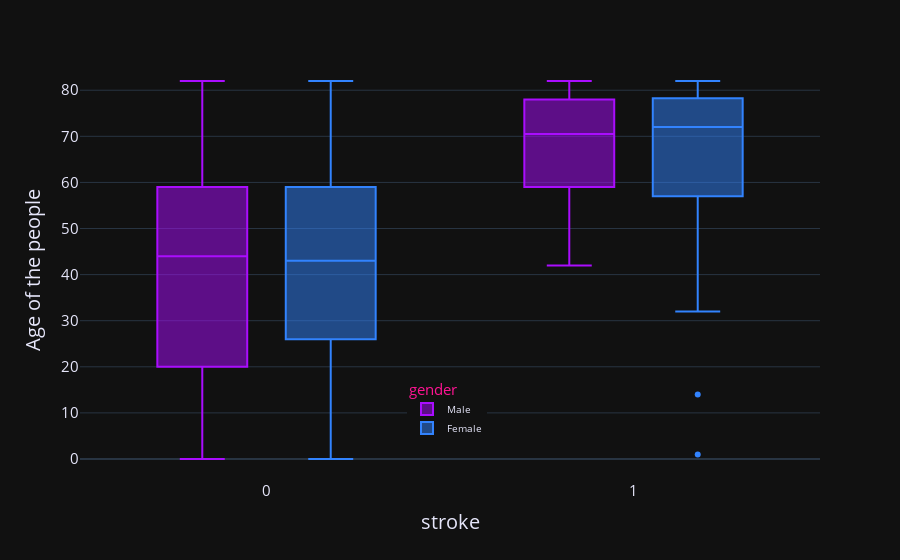

Source (notebook cell):
### Markdown cell above
From above plot it can be interpreted that the people working in the private sector are having higher chances of getting a stroke, followed by people who are self-employed, as it clearly seen the number of people in the private sector having stroke is higher than the others compared to the people working in the different sectors.

### Code cell
import plotly.express as px

fig = px.box(stroke,
             x='stroke',
             y='age',
             color='gender',
             template='plotly_dark',
             labels={'age': 'Age of the people'},
             color_discrete_sequence=px.colors.qualitative.Alphabet)

fig.update_layout(legend=dict(yanchor="top", y=0.25, xanchor='right', x=0.55))

# fig.update_layout(xaxis=dict(showgrid=False),
#               yaxis=dict(showgrid=False))

fig.update_layout(font_color='lavender',
                  legend_title_font_color="deeppink",
                  legend_title_font_size=15,
                  yaxis=dict(tickfont=dict(size=15), titlefont=dict(size=20)),
                  xaxis=dict(tickfont=dict(size=15), titlefont=dict(size=20)),
                  legend_font_size=14)

# Changing the label names in the legend
newnames = {'0': 'Male', '1': 'Female'}
fig.for_each_trace(lambda t: t.update(name=newnames[t.name],
                                      legendgroup=newnames[t.name],
                                      hovertemplate=t.hovertemplate.replace(
                                          t.name, newnames[t.name])))

fig.update_layout(legend=dict(font=dict(size=10), orientation="v"))
# fig.update_layout(legend=dict(legend_title_font_size=dict(size=15)))

fig.show()

### Figure 1 — Plotly figure (JSON) as saved in the notebook; plotly's stock layout.template omitted (floating-point values rounded to 4 significant figures; data arrays with more than 128 entries replaced by an {"elided": "..."} marker saying what was removed)
{"data": [{"alignmentgroup": "True", "hovertemplate": "gender=Male<br>stroke=%{x}<br>Age of the people=%{y}<extra></extra>", "legendgroup": "Male", "marker": {"color": "#AA0DFE"}, "name": "Male", "notched": false, "offsetgroup": "0", "orientation": "v", "showlegend": true, "type": "box", "x": {"elided": "2115 int values"}, "x0": " ", "xaxis": "x", "y": {"elided": "2115 int values"}, "y0": " ", "yaxis": "y"}, {"alignmentgroup": "True", "hovertemplate": "gender=Female<br>stroke=%{x}<br>Age of the people=%{y}<extra></extra>", "legendgroup": "Female", "marker": {"color": "#3283FE"}, "name": "Female", "notched": false, "offsetgroup": "1", "orientation": "v", "showlegend": true, "type": "box", "x": {"elided": "2994 int values"}, "x0": " ", "xaxis": "x", "y": {"elided": "2994 int values"}, "y0": " ", "yaxis": "y"}], "layout": {"boxmode": "group", "font": {"color": "lavender"}, "legend": {"font": {"size": 10}, "orientation": "v", "title": {"font": {"color": "deeppink", "size": 15}, "text": "gender"}, "tracegroupgap": 0, "x": 0.55, "xanchor": "right", "y": 0.25, "yanchor": "top"}, "margin": {"t": 60}, "xaxis": {"anchor": "y", "domain": [0, 1], "tickfont": {"size": 15}, "title": {"font": {"size": 20}, "text": "stroke"}}, "yaxis": {"anchor": "x", "domain": [0, 1], "tickfont": {"size": 15}, "title": {"font": {"size": 20}, "text": "Age of the people"}}}}
